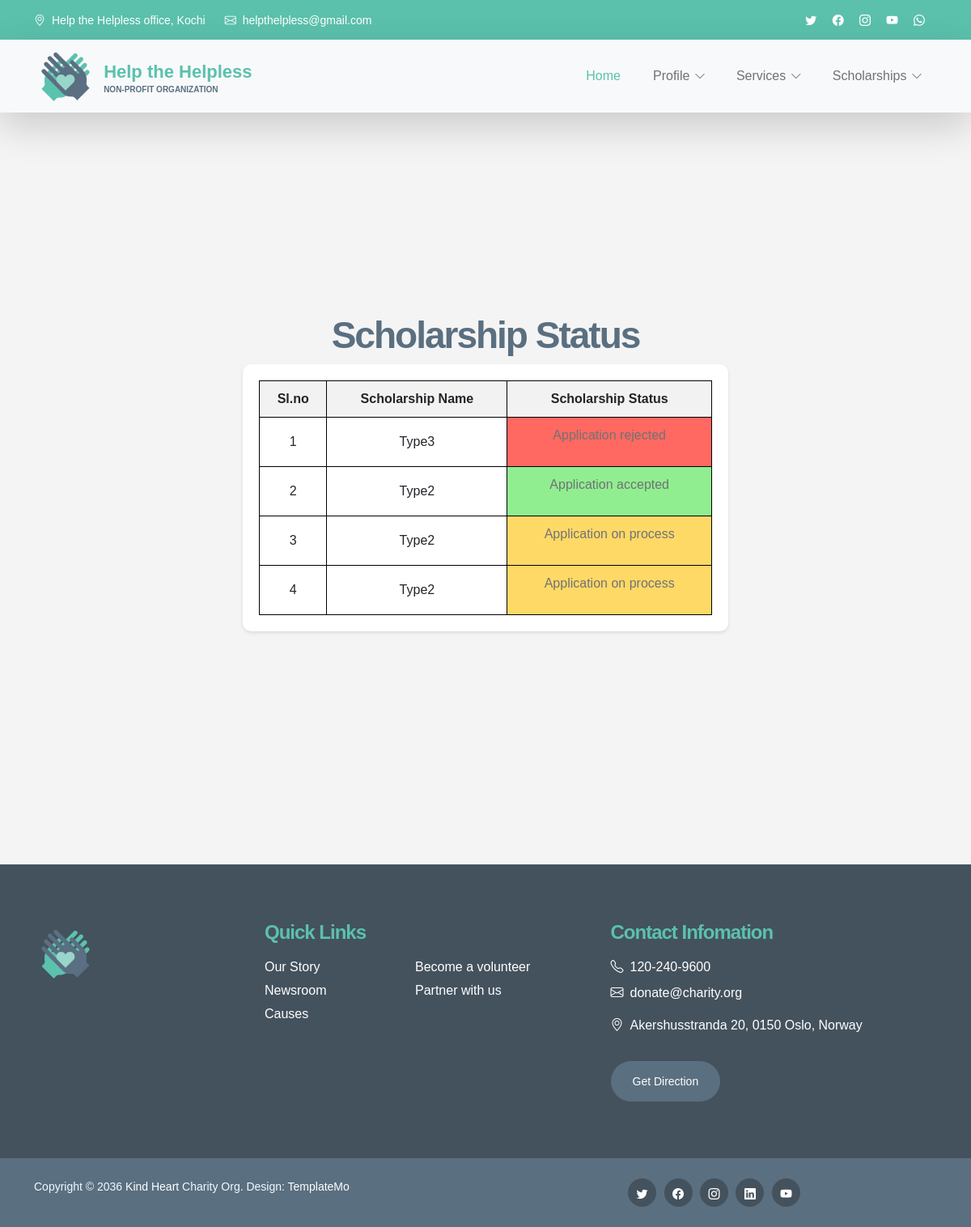
The page /Organization/scholarshipstatus/ (signed in) on the database its author committed.
### Organization/models.py (models this page shows)
class tbl_scholarshipapply(models.Model):
    status=models.IntegerField(default=0)
    document=models.FileField(upload_to="Orgdoc/")
    scholarship_name=models.ForeignKey(tbl_scholarshipname,on_delete=models.CASCADE)
    date=models.DateField(auto_now_add=True)
    org_name=models.ForeignKey(tbl_organization,on_delete=models.SET_NULL,null=True)

### Helpers/models.py (models this page shows)
class tbl_scholarshipname(models.Model):
    scholarship_name=models.CharField(max_length=50)
    scholarship_details=models.CharField(max_length=50)
    scholarship_type=models.ForeignKey(tbl_scholarshiptype,on_delete=models.CASCADE)

### Organization/views.py (the view)
# urls.py: path('scholarshipstatus/', views.scholarshipstatus,name="scholarshipstatus"),
def scholarshipstatus(request):
    if 'oid' in request.session:
        data=tbl_organization.objects.get(id=request.session["oid"])
        sdata=tbl_scholarshipapply.objects.filter(org_name=data)
        return render(request,"Organization/ScholarshipStatus.html",{'datas':sdata,'data1':data})
    else:
        return render(request,"Organization/ScholarshipStatus.html",{'datas':sdata,'data':data})

### Organization/Templates/Organization/ScholarshipStatus.html (shortened to what this page needs)
{% extends 'Organization/header.html' %}
{% load static %}
{% block content %}
<!DOCTYPE html>
<html lang="en">
<head>
</head>
<body style="font-family: Arial, sans-serif; background-color: #f4f4f4; margin: 0; padding: 0;">
<h2 style="text-align: center; margin-top: 200px;">Scholarship Status</h2>
<div style="max-width: 600px; margin: 0 auto; padding: 20px; background-color: #fff; border-radius: 10px; box-shadow: 0 2px 4px rgba(0, 0, 0, 0.1);">
    <table style="border-collapse: collapse; width: 100%; border-radius: 10px;">
        <tr>
            <th style="border: 1px solid black; padding: 10px; background-color: #f2f2f2; text-align: center;">Sl.no</th>
            <th style="border: 1px solid black; padding: 10px; background-color: #f2f2f2; text-align: center;">Scholarship Name</th>
            <th style="border: 1px solid black; padding: 10px; background-color: #f2f2f2; text-align: center;">Scholarship Status</th>
        </tr>
        {% if datas %}
            {% for i in datas %}
                <tr>
                    <td style="border: 1px solid black; padding: 10px; text-align: center;">{{forloop.counter}}</td>
                    <td style="border: 1px solid black; padding: 10px; text-align: center;">{{i.scholarship_name.scholarship_name}}</td>
                    <td style="border: 1px solid black; padding: 10px; text-align: center; {% if i.status == 0 %}background-color: #ffd966; /* Light orange */{% elif i.status == 1 %}background-color: #90ee90; /* Green */{% else %}background-color: #ff6961; /* Red */{% endif %};">
                        {% if i.status == 0 %}
                            <p>Application on process</p>
                        {% elif i.status == 1 %}
                            <p>Application accepted</p>
                        {% else %}
                            <p>Application rejected</p>
                        {% endif %}
                    </td>
                </tr>
            {% endfor %}
        {% else %}
            <tr>
                <td colspan="3" style="border: 1px solid black; padding: 10px; text-align: center;">No results</td>
            </tr>
        {% endif %}
    </table>
</div>
</body>
</html>
{% endblock content %}

### Guest/static/Main/css/templatemo-kind-heart-charity.css (style rules this page uses)
:root { --white-color: #ffffff; --primary-color: #5bc1ac; --secondary-color: #5a6f80; --section-bg-color: #f0f8ff; --site-footer-bg-color: #44525d; --custom-btn-bg-color: #597081; --custom-btn-bg-hover-color: #5bc1ac; --dark-color: #000000; --p-color: #717275; --border-color: #e9eaeb; --body-font-family: 'Metropolis', sans-serif; --h1-font-size: 52px; --h2-font-size: 46px; --h3-font-size: 32px; --h4-font-size: 28px; --h5-font-size: 24px; --h6-font-size: 22px; --p-font-size: 16px; --btn-font-size: 18px; --copyright-font-size: 14px; --border-radius-large: 100px; --border-radius-medium: 20px; --border-radius-small: 10px; --font-weight-light: 300; --font-weight-normal: 400; --font-weight-semibold: 600; --font-weight-bold: 700; }
body { background-color: var(--white-color); font-family: var(--body-font-family); }
h2, h3, h4, h5, h6 { color: var(--dark-color); }
h1, h2, h3, h4, h5, h6 { font-weight: var(--font-weight-semibold); letter-spacing: -1px; }
h2 { color: var(--secondary-color); font-size: var(--h2-font-size); letter-spacing: -2px; }
p { color: var(--p-color); font-size: var(--p-font-size); font-weight: var(--font-weight-light); }

### rows shown on the page
tbl_scholarshipapply: scholarship_name.scholarship_name "Type3", status "Application rejected"
tbl_scholarshipapply: scholarship_name.scholarship_name "Type2", status "Application accepted"
tbl_scholarshipapply: scholarship_name.scholarship_name "Type2", status "Application on process"
tbl_scholarshipapply: scholarship_name.scholarship_name "Type2", status "Application on process"
